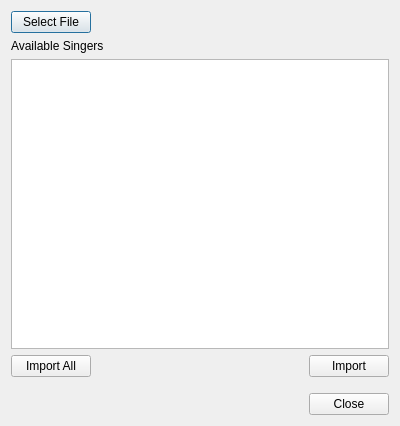
<?xml version="1.0" encoding="UTF-8"?>
<ui version="4.0">
 <class>DlgRegularImport</class>
 <widget class="QDialog" name="DlgRegularImport">
  <property name="geometry">
   <rect>
    <x>0</x>
    <y>0</y>
    <width>400</width>
    <height>426</height>
   </rect>
  </property>
  <property name="windowTitle">
   <string>Regular Singer Import</string>
  </property>
  <layout class="QVBoxLayout" name="verticalLayout">
   <item>
    <layout class="QHBoxLayout" name="horizontalLayout_3">
     <property name="topMargin">
      <number>0</number>
     </property>
     <item>
      <widget class="QPushButton" name="pushButtonSelectFile">
       <property name="text">
        <string>Select File</string>
       </property>
      </widget>
     </item>
     <item>
      <spacer name="horizontalSpacer_3">
       <property name="orientation">
        <enum>Qt::Horizontal</enum>
       </property>
       <property name="sizeHint" stdset="0">
        <size>
         <width>40</width>
         <height>20</height>
        </size>
       </property>
      </spacer>
     </item>
    </layout>
   </item>
   <item>
    <widget class="QLabel" name="label">
     <property name="text">
      <string>Available Singers</string>
     </property>
    </widget>
   </item>
   <item>
    <widget class="QListWidget" name="listWidgetRegulars">
     <property name="editTriggers">
      <set>QAbstractItemView::NoEditTriggers</set>
     </property>
     <property name="showDropIndicator" stdset="0">
      <bool>false</bool>
     </property>
     <property name="alternatingRowColors">
      <bool>true</bool>
     </property>
     <property name="selectionMode">
      <enum>QAbstractItemView::ExtendedSelection</enum>
     </property>
    </widget>
   </item>
   <item>
    <layout class="QHBoxLayout" name="horizontalLayout">
     <item>
      <widget class="QPushButton" name="pushButtonImportAll">
       <property name="text">
        <string>Import All</string>
       </property>
      </widget>
     </item>
     <item>
      <spacer name="horizontalSpacer">
       <property name="orientation">
        <enum>Qt::Horizontal</enum>
       </property>
       <property name="sizeHint" stdset="0">
        <size>
         <width>40</width>
         <height>20</height>
        </size>
       </property>
      </spacer>
     </item>
     <item>
      <widget class="QPushButton" name="pushButtonImport">
       <property name="text">
        <string>Import</string>
       </property>
      </widget>
     </item>
    </layout>
   </item>
   <item>
    <spacer name="verticalSpacer">
     <property name="orientation">
      <enum>Qt::Vertical</enum>
     </property>
     <property name="sizeType">
      <enum>QSizePolicy::Fixed</enum>
     </property>
     <property name="sizeHint" stdset="0">
      <size>
       <width>20</width>
       <height>10</height>
      </size>
     </property>
    </spacer>
   </item>
   <item>
    <layout class="QHBoxLayout" name="horizontalLayout_2">
     <item>
      <spacer name="horizontalSpacer_2">
       <property name="orientation">
        <enum>Qt::Horizontal</enum>
       </property>
       <property name="sizeHint" stdset="0">
        <size>
         <width>40</width>
         <height>20</height>
        </size>
       </property>
      </spacer>
     </item>
     <item>
      <widget class="QPushButton" name="pushButtonClose">
       <property name="text">
        <string>Close</string>
       </property>
      </widget>
     </item>
    </layout>
   </item>
  </layout>
 </widget>
 <resources/>
 <connections/>
</ui>
